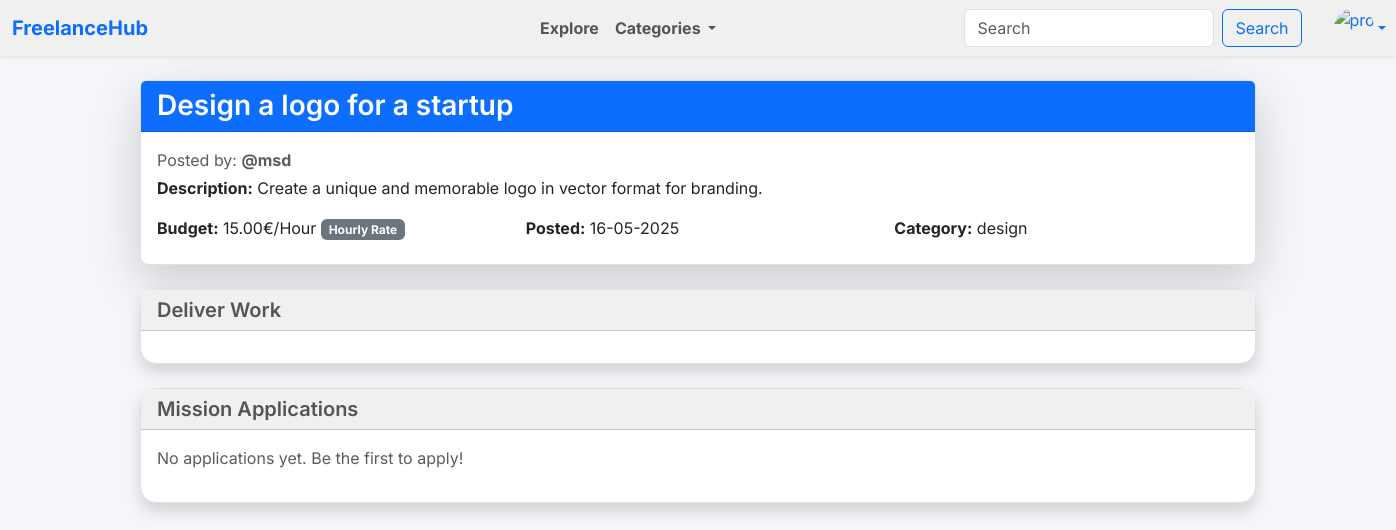
/freelancer/missions/3/deliver/, run on an earlier commit of the app's database.
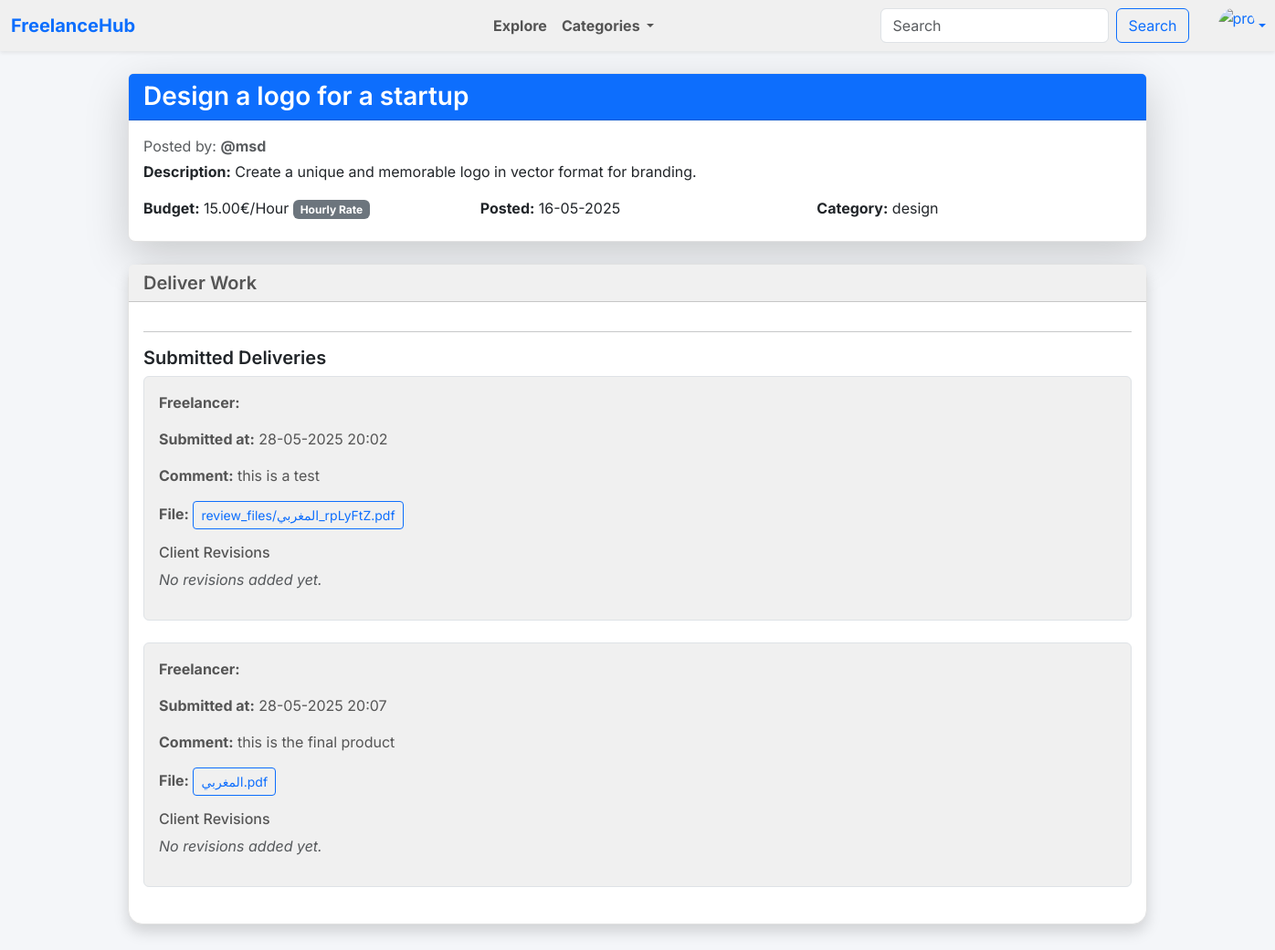
And on a later commit of the database.
### client/models.py (models this page shows)
class Reviews(models.Model):
    freelancer = models.ForeignKey(User, on_delete=models.CASCADE)
    mission = models.ForeignKey(Mission, on_delete=models.CASCADE, related_name="reviews")
    content = models.TextField()
    review_file = models.FileField(upload_to='reviews/', null=True, blank=True)
    created_at = models.DateTimeField(auto_now_add=True)
    client_comment = models.TextField(blank=True, null=True)
    is_revision_requested = models.BooleanField(default=False)

### freelancer/views.py (the view)
# urls.py: path('missions/<int:mission_id>/deliver/', views.deliver_review, name='deliver_review'),
def deliver_review(request, mission_id):
    mission = get_object_or_404(Mission, id=mission_id)
    if request.method == "POST":
        form = ReviewForm(request.POST, request.FILES)
        if form.is_valid():
            review = form.save(commit=False)
            review.mission = mission
            review.freelancer = request.user.freelancer
            review.client = mission.client
            review.save()
            return redirect('freelancer:mission_detail', pk=mission.id)
    else:
        form = ReviewForm()
    return render(request, 'freelancer/mission_detail.html', {'form': form, 'mission': mission})

### client/forms.py
class ReviewForm(forms.ModelForm):
    class Meta:
        model = Reviews
        fields = ['content', 'review_file']

### freelancer/templates/freelancer/mission_detail.html (shortened to what the changed rows need)
{% extends 'main.html' %}
{% load filename_filters %}
{% load humanize %}
{% block content %}
    <div class="container py-4">
        <div class="card shadow mb-4">
            <div class="card-body">
                {% if mission.status == "in_progress" %}
                    <hr>
                    <h5>Submitted Deliveries</h5>
                    {% for review in mission.reviews.all|dictsort:"created_at" %}
                        <div class="border p-3 rounded mb-4 bg-light">
                            <p><strong>Freelancer:</strong> {{ review.freelancer.user.username }}</p>
                            <p><strong>Submitted at:</strong> {{ review.created_at|date:"d-m-Y H:i" }}</p>
                            <p><strong>Comment:</strong> {{ review.content }}</p>
                            {% if review.review_file %}
                                <p><strong>File:</strong>
                                    <a href="{{ review.review_file.url }}" download
                                       class="btn btn-outline-primary btn-sm">
                                        {{ review.review_file.name|cut:"reviews/" }}
                                    </a>
                                </p>
                            {% else %}
                                <p><em>No file submitted.</em></p>
                            {% endif %}
                            <div class="mt-3">
                                <h6>Client Revisions</h6>
                                {% if review.client_revisions.all %}
                                    {% for revision in review.client_revisions.all %}
                                        <div class="border rounded p-2 mb-2 bg-white">
                                            <small class="text-muted">On {{ revision.created_at|date:"d-m-Y H:i" }}</small>
                                            <p>{{ revision.comment }}</p>
                                        </div>
                                    {% endfor %}
                                {% else %}
                                    <p class="text-muted"><em>No revisions added yet.</em></p>
                                {% endif %}
                            </div>
                        </div>
                    {% empty %}
                        <p class="text-muted">No reviews submitted yet.</p>
                    {% endfor %}
                {% endif %}
            </div>
        </div>
        {% if mission.status != "in_progress" %}
            <div class="card shadow mb-4">
                <div class="card-header bg-light d-flex justify-content-between align-items-center">
                    <h5 class="mb-0">Mission Applications</h5>
                </div>
                <div class="card-body">
                    {% for a in applications %}
                        <div class="d-flex align-items-start mb-4">
                            <img src="{{ a.applicant.profile }}" alt="avatar" class="rounded-circle me-3 shadow-sm"
                                 width="50" height="50">
                            <div class="flex-grow-1">
                                <div class="bg-light p-3 rounded shadow-sm">
                                    <div class="d-flex justify-content-between align-items-center mb-2">
                                        <strong>@{{ a.applicant }}</strong>
                                        <small class="text-muted">{{ a.created_at|naturaltime }}</small>
                                    </div>
                                    <p class="mb-2">{{ a.content }}</p>
                                    {% if mission.status == "open" and user.groups.all.0.name == "Client" %}
                                        <div class="d-flex gap-2">
                                            <form method="POST" action="{% url 'client:accept' mission.id a.id %}">
                                                {% csrf_token %}
                                                <button class="btn btn-sm btn-outline-success">Accept</button>
                                            </form>
                                            <form method="POST" action="{% url 'client:reject' mission.id a.id %}">
                                                {% csrf_token %}
                                                <button class="btn btn-sm btn-outline-danger">Reject</button>
                                            </form>
                                        </div>
                                    {% endif %}
                                </div>
                            </div>
                        </div>
                    {% empty %}
                        <p class="text-muted">No applications yet. Be the first to apply!</p>
                    {% endfor %}
                </div>
            </div>
        {% endif %}
    </div>
{% endblock %}

What changed in the data, as far as the page shows it:
changed Mission "Design a logo for a startup": status "open" → "in_progress" (drawn)
added Reviews: created_at "28-05-2025 20:02", content "this is a test", review_file.name "review_files/المغربي_rpLyFtZ.pdf", shows "No revisions added yet."
added Reviews: created_at "28-05-2025 20:07", content "this is the final product", review_file.name "المغربي.pdf", shows "No revisions added yet."
Also different on the page:
text no longer shown: "Mission Applications No applications yet. Be the first to apply!"
text now shown: "Submitted Deliveries"
